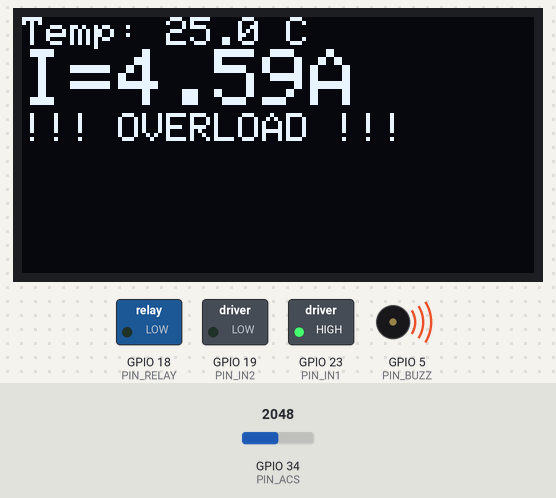
This sketch was run on a simulated ESP32. Parts: 128×64 one-colour display, switched loads named in the sketch (green lamp = pin HIGH), buzzer (waves = sounding, pin HIGH). The test bench sets the inputs (shaded band); at power-on: GPIO 34 (PIN_ACS) = 2048. What the sketch prints to the serial monitor is not drawn.

Above: at 1.2 s.
Timing chart, 0 to 2.7 s (numbered marks = the images above):
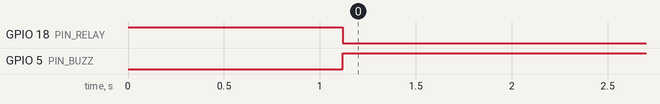

The sketch:

motoroverloadsystem2.ino
```cpp
#include <Wire.h>
#include <Adafruit_GFX.h>
#include <Adafruit_SSD1306.h>

#define SCREEN_WIDTH 128
#define SCREEN_HEIGHT 64
Adafruit_SSD1306 display(SCREEN_WIDTH, SCREEN_HEIGHT, &Wire, -1);

// Pin definitions
const int PIN_IN1   = 23;   // L298N IN1
const int PIN_IN2   = 19;   // L298N IN2
const int PIN_RELAY = 18;   // Relay
const int PIN_BUZZ  = 5;    // Buzzer
const int PIN_ACS   = 34;   // ACS712 analog output
const int PIN_LM35  = 35;   // LM35 analog output

// ACS712 variables
const float ACS_SENSITIVITY = 0.185; // V/A (5A model)
const float ACS_ZERO_V = 2.5;
const float VREF = 3.3;
const int ADC_MAX = 4095;
const float thresholdA = 0.7; // Overload threshold (Amps)

void setup() {
  Serial.begin(115200);

  pinMode(PIN_IN1, OUTPUT);
  pinMode(PIN_IN2, OUTPUT);
  pinMode(PIN_RELAY, OUTPUT);
  pinMode(PIN_BUZZ, OUTPUT);

  digitalWrite(PIN_RELAY, HIGH);
  digitalWrite(PIN_BUZZ, LOW);

  digitalWrite(PIN_IN1, HIGH);
  digitalWrite(PIN_IN2, LOW);

  if (!display.begin(SSD1306_SWITCHCAPVCC, 0x3C)) {
    Serial.println("SSD1306 init failed");
    while (1);
  }

  display.clearDisplay();
  display.setTextSize(1);
  display.setTextColor(SSD1306_WHITE);
  display.setCursor(0, 0);
  display.println("Motor Overload System");
  display.display();
  delay(1000);
}

float readCurrentA(int samples = 20) {
  long sum = 0;
  for (int i = 0; i < samples; ++i) {
    sum += analogRead(PIN_ACS);
    delay(2);
  }
  float avg = sum / (float)samples;
  float voltage = (avg / ADC_MAX) * VREF;
  float current = (voltage - ACS_ZERO_V) / ACS_SENSITIVITY;
  return fabs(current);
}

float readTemperatureC() {
  int raw = analogRead(PIN_LM35);
  float voltage = (raw * VREF) / ADC_MAX; // volts
  float tempC = voltage * 100;            // °C
  return tempC;
}

void showOLED(float I, float tempC) {
  display.clearDisplay();
  display.setCursor(0, 0);
  display.setTextSize(1);
  display.printf("Temp: %.1f C\n", tempC);

  display.setTextSize(2);
  display.printf("I=%.2fA\n", I);

  display.setTextSize(1);
  if (I > thresholdA) {
    display.println("!!! OVERLOAD !!!");
  } else {
    display.println("Running Normal");
  }
  display.display();
}

void loop() {
  float I = readCurrentA(30);
  float tempC = readTemperatureC();

  Serial.print("Current (A): ");
  Serial.print(I);
  Serial.print("   Temp (C): ");
  Serial.println(tempC);

  if (I > thresholdA) {
    digitalWrite(PIN_RELAY, LOW);
    digitalWrite(PIN_BUZZ, HIGH);
    showOLED(I, tempC);

    while (readCurrentA(20) > (thresholdA * 0.9)) {
      delay(200);
    }

    digitalWrite(PIN_BUZZ, LOW);
    digitalWrite(PIN_RELAY, HIGH);

  } else {
    digitalWrite(PIN_BUZZ, LOW);
    digitalWrite(PIN_RELAY, HIGH);
    showOLED(I, tempC);
  }

  delay(200);
}
```

Measured:
- by itself, GPIO 18 (PIN_RELAY): HIGH → LOW at 1.1 s
- by itself, GPIO 5 (PIN_BUZZ): LOW → HIGH at 1.1 s
